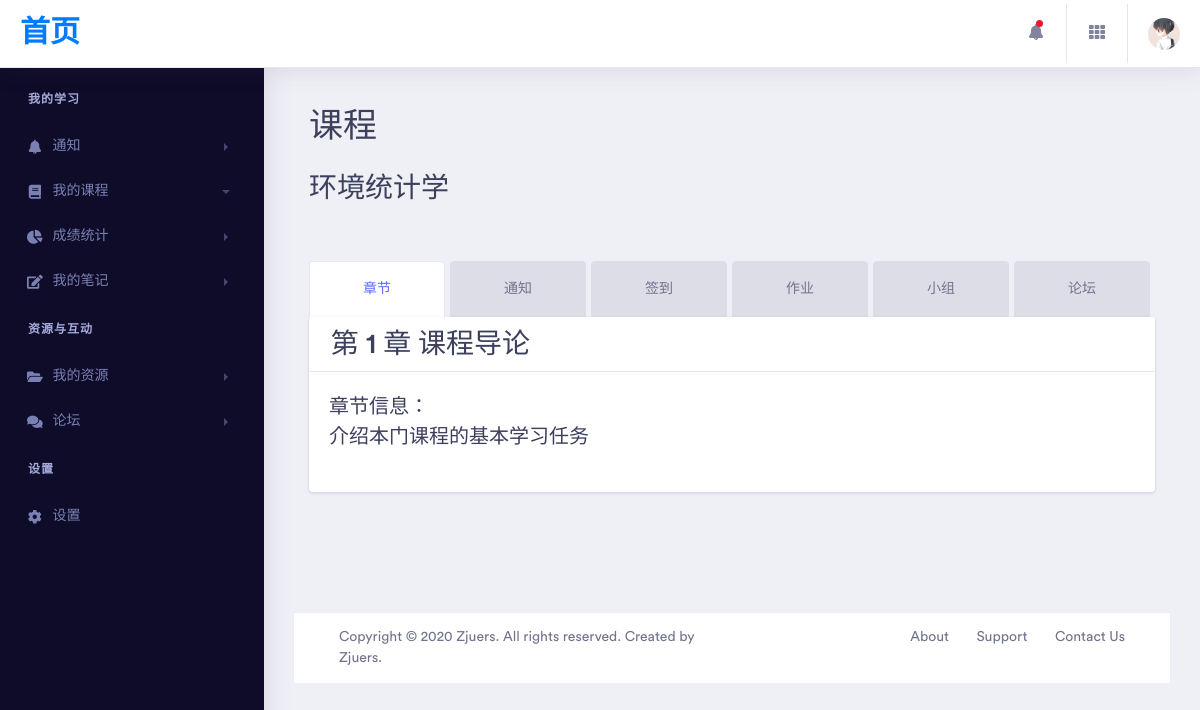
/teacherClass/13/section/detail/1/ (signed in), run on the app's committed database.
### db/models.py (models this page shows)
class Class(models.Model):
    class_name = models.CharField(max_length=200)
    create_date = models.DateTimeField(auto_now=True)
    info = models.TextField()
    teachers = models.ManyToManyField(
        Teacher,
        through='TeachMembership',
        through_fields=('class_id', 'teacher')
    )
    tas = models.ManyToManyField(
        TA,
        through='TAMembership',
        through_fields=('class_id', 'ta')
    )
    students = models.ManyToManyField(
        Student,
        through='StudentMembership',
        through_fields=('class_id', 'student'),
    )

class Section(models.Model):
    class_id = models.ForeignKey(Class, on_delete=models.CASCADE)
    number = models.IntegerField()
    name = models.CharField(max_length=50)
    info = models.TextField(max_length=50)
    files = models.ManyToManyField(
        File,
        through='SectionHasFile',
        through_fields=('section', 'file')
    )

### section/views.py (the view)
# urls.py: path(r'detail/<int:sec_number>/', show_sec),
@login_required
def show_sec(request, class_id, sec_number):
    class_name = Class.objects.get(id=class_id).class_name
    section = Section.objects.get(class_id__id=class_id, number=sec_number)
    section_detail = {
        "section_name": section.name,
        "number": section.number,
        "section_number": section.number,
        "info": section.info,
    }
    file_lists = section.files.all()
    flen = len(file_lists)
    if flen:
        tmp_file_lists = []
        for file in file_lists:
            tmp_file_lists.append({
                "url": file.url,
                "name": file.name
            })
            print(file.url)
        return render(request, "teacher/show_sec.html", {
            "class_id": class_id,
            "section": section_detail,
            "flen": flen,
            "class_name": class_name,
            "file_lists": tmp_file_lists,
            "isteacher": is_teacher_of(request.user.id, class_id),
        })
    else:
        return render(request, "teacher/show_sec.html", {
            "class_id": class_id,
            "section": section_detail,
            "flen": flen,
            "class_name": class_name,
            "isteacher": is_teacher_of(request.user.id, class_id),
        })

### utils/funcs.py (called while the page is built)
def is_teacher_of(user_id, class_id):
    try:
        cl = Class.objects.get(id=class_id)
        return Teacher.objects.get(id__id=user_id) in cl.teachers.all()
    except Exception as e:
        return False

### templates/teacher/show_sec.html (shortened to what this page needs)
{% extends "commonTeacher.html" %}
{% block kk %}
    {% load static %}
    <div class="col-xl-12 col-lg-12 col-md-12 col-sm-12 col-12 mb-5">
        <div class="section-block">
            <h1 class="section-title">课程</h1>
            <br>
            <h2>{{ class_name }}</h2>
        </div>
        <br>
        <br>
        <div class="tab-regular">
            <ul class="nav nav-tabs nav-fill">
                <li class="nav-item">
                    <a class="nav-link active" href="/teacherClass/{{ class_id }}/section/">章节</a>
                </li>
                <li class="nav-item">
                    <a class="nav-link" href="/teacherClass/{{ class_id }}/notification/">通知</a>
                </li>
                <li class="nav-item">
                    <a class="nav-link" href="/teacherClass/{{ class_id }}/check/">签到</a>
                </li>
                <li class="nav-item">
                    <a class="nav-link" href="/teacherClass/{{ class_id }}/homework/">作业</a>
                </li>
                <li class="nav-item">
                    <a class="nav-link" href="/teacherClass/{{ class_id }}/group/" role="tab">小组</a>
                </li>
                <li class="nav-item">
                    <a class="nav-link" href="/teacherClass/{{ class_id }}/discuss/" role="tab">论坛</a>
                </li>
            </ul>
            <div>
                <div class="card">
                    <div class="card-header" id="headingOne">
                        <h2 class="mb-0">
                            <div class="row">
                                <div style="margin-left: 2%">
                                    第 {{ section.section_number }} 章  {{ section.section_name }}
                                </div>
                            </div>
                        </h2>
                    </div>
                    <div id="collapseOne" class="collapse show" aria-labelledby="headingOne" data-parent="#accordion">
                        <div class="card-body">
                            <p class="lead">
                                章节信息：
                                <br>
                                {{ section.info }}
                            </p>
                        </div>
                    </div>
                </div>
                <br>
                <br>
            </div>
        </div>
    </div>
{% endblock %}

### data on the page
Class: class_name "环境统计学"
Section: section_name "课程导论", info "介绍本门课程的基本学习任务"

### other printed values
{{ section.section_number }} "1"
